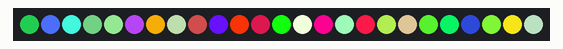
This sketch was run on a simulated Arduino Uno, built with avr-gcc and run on an emulated ATmega328P. Parts: 25 RGB LEDs in strip order, left to right. Random numbers use the default seed unless the sketch sets one.

Above: at 0.2 s.
At 2.3 s:
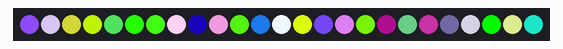
At 7.3 s:
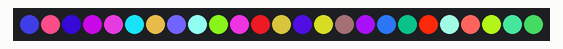
At 9.4 s:
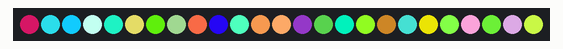
At 22.3 s:
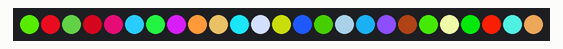
At 29.4 s:
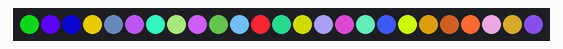

The sketch:

stranger_arduinos.ino
```cpp
#include <Wire.h>
#include "SPI.h"
#include "Adafruit_WS2801.h"

// I think I need to check that my power pin is set to low, then if it is, start my loop but IDKKKKKKKK
int dataPin  = 10;    // Yellow wire on Adafruit Pixels
int clockPin = 9;    // Green wire on Adafruit Pixels
const int cPin = 11;
const int dPin = 6;

// I only have 25 LEDs so my strip can only instantiate with 25
Adafruit_WS2801 strip = Adafruit_WS2801(25,dataPin,clockPin);

int start = 0;

int prevX = 0;
int currentX = 0;

int cState = 0;
int dState = 0;


void setup()
{
  Serial.begin(9600);

  // Start up the LED strip
  strip.begin();
  // Update the strip, to start they are all 'off'
  strip.show();
  // Try to initialise

  pinMode(cPin, INPUT);
  pinMode(dPin, INPUT);
}

void loop()
{
  displayFlash();
  displayRun();
  displayFlash();;
  displayBehindYou();
}
void displayFlash(){
  rainbow(1000);
  hideAll(1000);
  rainbow(500);
  hideAll(500);
}

void displayKylie(){
  displayLetter(10);
  displayLetter(0);
  displayLetter(11);
  displayLetter(8);
  displayLetter(20);
}

void displayRun(){
  displayLetter(7);
  displayLetter(4);
  displayLetter(13);
}

void displayMailChimp(){
  displayLetter(12);
  displayLetter(24);
  displayLetter(8);
  displayLetter(11);

  displayLetter(22);
  displayLetter(17);
  displayLetter(11);
  displayLetter(12);
  displayLetter(15);
}

void displayBehindYou(){
  displayLetter(23);
  displayLetter(20);
  displayLetter(17);
  displayLetter(8);
  displayLetter(13);
  displayLetter(21);

  displayLetter(1);
  displayLetter(14);
  displayLetter(4);
}

void rainbow(int wait) {
  int i;
  // this loop expression is really ugly because my "A" is in position 24 & my "Y" is in position 0
  // and I want them to light up one by one starting with "A"
  for (i=strip.numPixels(); i > -1 ; i--) {
    uint32_t c;
    c = randColor();
    strip.setPixelColor(i, c);
    strip.show();   // write all the pixels out
  }
  delay(wait);
}

/* Helper functions */

// display an individual pixel in a "random" color
// I have 25 pixels with pixel positions
void displayLetter(byte letterVal){
  uint32_t c;
  c = randColor();
  strip.setPixelColor(letterVal, c);
  strip.show();
  delay(300);
  strip.setPixelColor(letterVal, 0);
  strip.show();
  delay(1000);
}

// creates a random color
uint32_t randColor(){
  byte r;
  byte g;
  byte b;
  uint32_t c;
  r = random(284);
  g = random(284);
  b = random(284);
  c = Color(r,g,b);
  return c;
}

// Create a 24 bit color value from R,G,B
uint32_t Color(byte r, byte g, byte b)
{
  uint32_t c;
  c = r;
  c <<= 8;
  c |= g;
  c <<= 8;
  c |= b;
  return c;
}

// sets all pixels to off
void hideAll(int wait) {
  int i;

  for (i=0; i < strip.numPixels(); i++) {
    strip.setPixelColor(i, Color(0,0,0));
  }
  strip.show();   // write all the pixels out
  delay(wait);
}
```

Measured:
- what the display in image 1 shows lasts 0.5 s, from 2.2 s to 2.7 s
- what the display in image 2 shows lasts 1.0 s, from 7.2 s to 8.2 s
